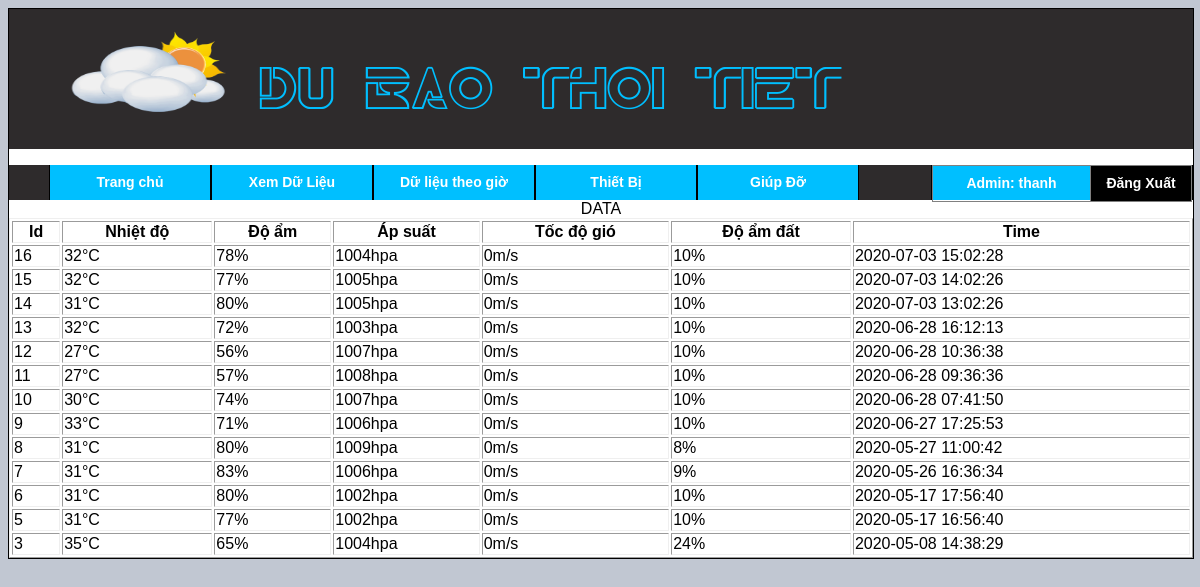
The app's page /datawithhour.php (signed in) with its own data.
### tables this page shows
CREATE TABLE `filterdata` (
  `id` int(6) UNSIGNED NOT NULL,
  `value1` varchar(30) DEFAULT NULL,
  `value2` varchar(30) DEFAULT NULL,
  `value3` varchar(10) DEFAULT NULL,
  `value4` varchar(10) DEFAULT NULL,
  `value5` varchar(10) DEFAULT NULL,
  `reading_time` datetime DEFAULT NULL
);

### datawithhour.php (the view, shortened to what this page needs)
    <?php
    require "header.php";
    require "database.php";
    $sql = "SELECT id, value1, value2, value3, value4, value5, reading_time FROM FilterData ORDER BY id DESC";
    echo "<table border = '1' width = '100%'>";
    echo "<caption>DATA</caption>";
    echo "<TR>
    <TH>Id</TH>
    <TH>Nhiệt độ</TH>
    <TH>Độ ẩm</TH>
    <TH>Áp suất</TH>
    <TH>Tốc độ gió</TH>
    <TH>Độ ẩm đất</TH>
     <TH>Time</TH>
    </TR>";
    if ($result = $conn->query($sql)) {
        while ($row = $result->fetch_assoc()) {
            $row_id = $row["id"];
            $row_value1 = $row["value1"];
            $row_value2 = $row["value2"];
            $row_value3 = $row["value3"];
            $row_value4 = $row["value4"];
            $row_value5 = $row["value5"];
            $row_reading_time = $row["reading_time"];
            echo '<tr>
                    <td>' . $row_id . '</td>
                    <td>' . $row_value1 . '°C' . '</td>
                    <td>' . $row_value2 . '%' . '</td>
                    <td>' . $row_value3 . 'hpa' . '</td>
                    <td>' . $row_value4 . 'm/s ' . '</td>
                    <td>' . $row_value5 . '%' . '</td>
                    <td>' . $row_reading_time . '</td>
                  </tr>';
        }
    }
?>

### header.php (shortened to what this page needs)
<!DOCTYPE html>
<html>
<head>
	<link rel="stylesheet" href="css/index.css">
</head>
<body id="home">
    <div id="wrap">
        <div id="masterhead">
            <img src="images/goodday.png" alt="Logo Thời Tiết">
            <div id="slogan">
                <h1>Du Bao Thoi Tiet</h1>
            </div>
        </div>
        <div id="mainnav">
            <ul>
                <li><a href="trangchu.php">Trang chủ</a></li>
                <li><a href="seendata.php">Xem Dữ Liệu</a></li>
                <li><a href="datawithhour.php">Dữ liệu theo giờ</a></li>
                <li><a href="esp_control/esp-outputs.php">Thiết Bị</a></li>
                <li><a href="#">Giúp Đỡ</a></li>
            </ul>
            <ul id="login">
                <li>
                    	<div style ="border: solid 1px gray; margin-top: 0px; color: white;">
						Admin:  <?php echo $_SESSION['name'] . " "; ?>
						<a href="logout.php"
						style = "
						text-decoration: none;
						color: white;
						border-left: solid 1px gray;
						background: black;
						width: 100px;float: right;">
						Đăng Xuất</a>
					</div>
                </li>
            </ul>
        </div>

### css/index.css (style rules this page uses)
body { font-family: Arial, "Time New Roman", sans-serif; font-size: 16px; background-color: #c1c7d2; }
ol, ul { list-style: none; }
#masterhead { position: relative; background-color: #2E2B2C; height: 140px; margin-top: 0px; }
#masterhead img { position: absolute; height: 140px; width: 180px; left: 50px; }
#slogan { position: absolute; top: 0px; left: 250px; }
#slogan h1 { font-family: myFont; color: deepskyblue; font-size: 60px; background-color: #2E2B2C; }
#wrap { background-color: #ffffff; width: 100%; border: 1px solid #000; margin: 0 auto; }
#mainnav { margin-top: 0px; background-color: #2E2B2C; height: 35px; }
#mainnav li { float: left; width: 160px; height: 35px; background-color: deepskyblue; text-align: center; border-left: 1px solid #000; border-right: 1px solid #000; line-height: 35px; font-weight: bold; }
#mainnav #login li { float: right; width: 260px; height: 35px; background-color: deepskyblue; text-align: center; border-left: 1px solid #000; border-right: 1px solid #000; line-height: 35px }
#mainnav a { text-decoration: none; color: #fff; }
table { margin: 0 auto; border-color: #efefef; }
p, li { font-size: 0.875em; line-height: 1.75em; }
h1 { font-size: 1.5em; line-height: 1.5em; font-weight: normal; }

### records on screen
filterdata: id "16", value1 "32", value2 "78", value3 "1004", value4 "0", value5 "10", reading_time "2020-07-03 15:02:28"
filterdata: id "15", value1 "32", value2 "77", value3 "1005", value4 "0", value5 "10", reading_time "2020-07-03 14:02:26"
filterdata: id "14", value1 "31", value2 "80", value3 "1005", value4 "0", value5 "10", reading_time "2020-07-03 13:02:26"
filterdata: id "13", value1 "32", value2 "72", value3 "1003", value4 "0", value5 "10", reading_time "2020-06-28 16:12:13"
filterdata: id "12", value1 "27", value2 "56", value3 "1007", value4 "0", value5 "10", reading_time "2020-06-28 10:36:38"
filterdata: id "11", value1 "27", value2 "57", value3 "1008", value4 "0", value5 "10", reading_time "2020-06-28 09:36:36"
filterdata: id "10", value1 "30", value2 "74", value3 "1007", value4 "0", value5 "10", reading_time "2020-06-28 07:41:50"
filterdata: id "9", value1 "33", value2 "71", value3 "1006", value4 "0", value5 "10", reading_time "2020-06-27 17:25:53"
filterdata: id "8", value1 "31", value2 "80", value3 "1009", value4 "0", value5 "8", reading_time "2020-05-27 11:00:42"
filterdata: id "7", value1 "31", value2 "83", value3 "1006", value4 "0", value5 "9", reading_time "2020-05-26 16:36:34"
filterdata: id "6", value1 "31", value2 "80", value3 "1002", value4 "0", value5 "10", reading_time "2020-05-17 17:56:40"
filterdata: id "5", value1 "31", value2 "77", value3 "1002", value4 "0", value5 "10", reading_time "2020-05-17 16:56:40"
filterdata: id "3", value1 "35", value2 "65", value3 "1004", value4 "0", value5 "24", reading_time "2020-05-08 14:38:29"

### other values on screen
$_SESSION['name'] "thanh"
